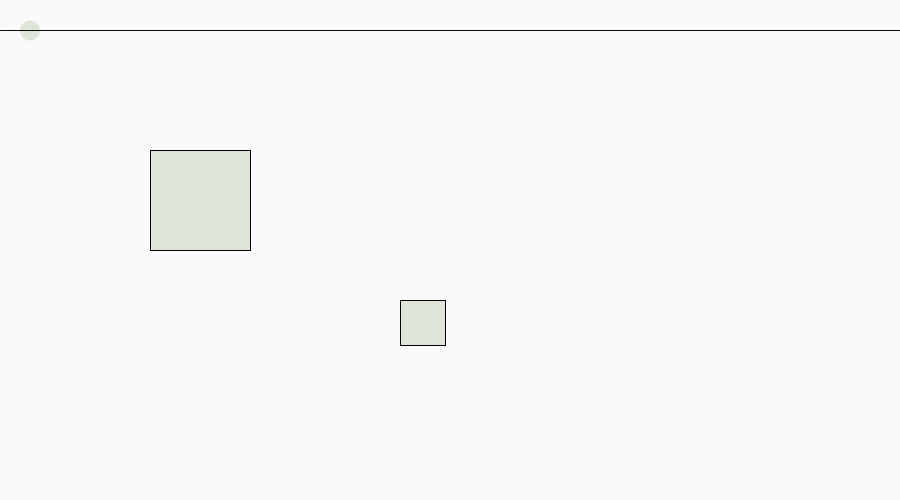
Frame 1 (no input)
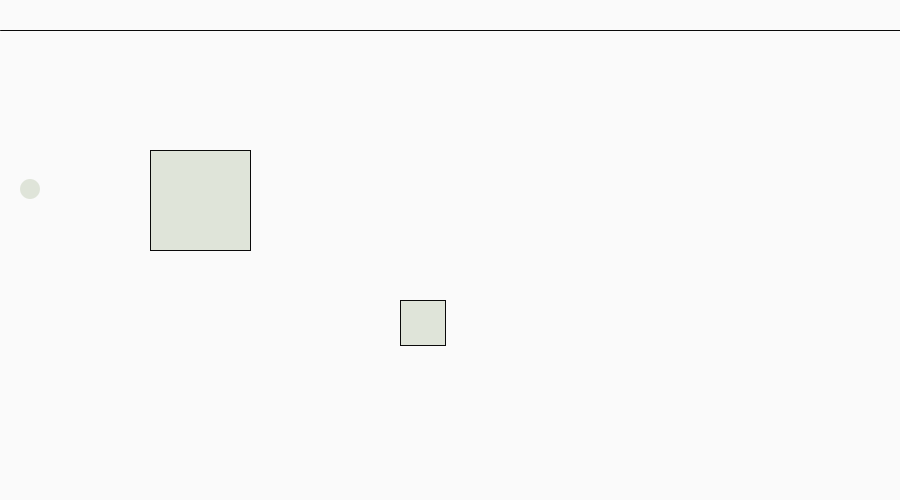
Frame 60 (the mouse pressed at the canvas centre just before this capture)
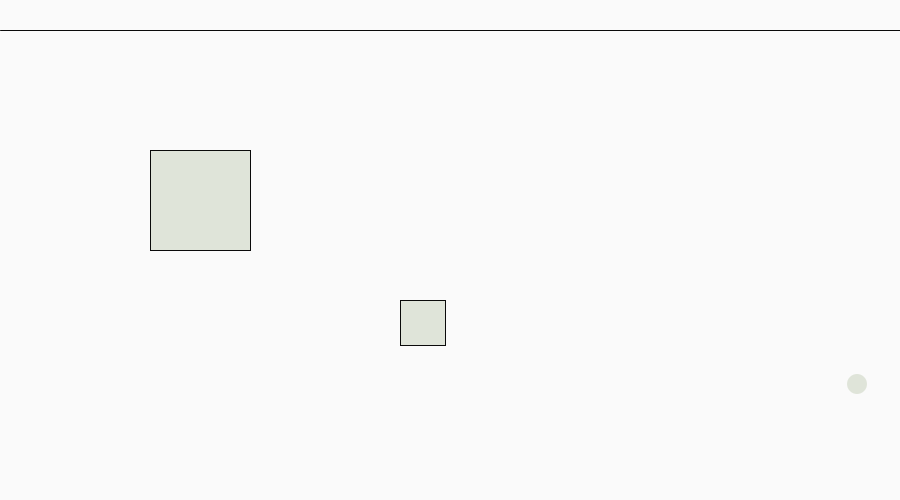
Frame 120 (the mouse held since frame 60 and released just before this capture)

The Processing sketch that drew these frames (run headless with seeded random() and noise(); from frame 60 on, the mouse is pressed at the canvas centre):

// Processing sketch: sketch_2_ApplyingFriction
// ── sketch_2_ApplyingFriction.pde
//Working with the forces of gravity and wind
//The user can press the mouse button to activate the wind force
//Else, gravity will just make the ball bounce

Ball b;
PVector wind;
PVector gravity;
FrictionCubes fr1; 
FrictionCubes fr2;

void setup(){
  size(900,500);
  background(250);
  b = new Ball(.2);
  fr1 = new FrictionCubes(150,150,100);
  fr2 = new FrictionCubes(400,300,45);
}

void draw(){
  
  background(250);
  
  
  gravity = new PVector(0,0.1);
  wind = new PVector(0.1,0);
  
  
  
  
  fr1.display();
  fr2.display();
  
  
  b.applyForce(gravity);
  b.update();
  b.display();
  b.checkEdges();
  
  //mousePressed can be a function or variable
  //Used the boolean variable this time because it was easier
  //This applies the wind forces only if their mouse is pressed
  if (mousePressed == true){
    b.applyForce(wind);
  }
  
  if (fr1.isInCube(b)){
      PVector friction = fr1.getFriction(b);
      b.applyForce(friction);
    }
 
  
  stroke(10);
  line(0,30,width,30);
}

// ── Ball.pde
class Ball {
  PVector location;
  PVector accel;
  PVector velocity;
  float mass;
  float left;
  float right;
  float top;
  float bot;
  int radius;
  int diameter;
  color c;
  
  
  //Initialize a new ball with user inputed mass
  Ball (float mass){
    velocity = new PVector (0,0);
    diameter = 20;
    radius = diameter/2;
    c = color(random(250),random(250),random(250),30);
    fill(c);
    left = diameter;
    right = width-diameter;
    top = diameter;
    bot = height - diameter;
    accel = new PVector (0,0);
    location = new PVector (30,30);
    this.mass = mass;
  }
  
  void applyForce (PVector force){
    //So we're applying the force here
    //We want to non destrucvively calculate the accel
    //So we use a static call and store force/mass in a new
    //variable called f
    PVector f = PVector.div(force,mass);
    this.accel.add(f); 
  }
  
  void update(){
    //Motion 101
    velocity.add(accel);
    location.add(velocity);
    
    //0 out the accel every run so if you actually remove any forces,
    //It won't continue to be added
    //Velocity still is added so that's all that matter
    accel.mult(0);
  }
  
  PVector getVelocity (){
    return this.velocity;
  }
  
  void display(){
    noStroke();
    ellipse(location.x,location.y,diameter,diameter);
  }
  
  void checkEdges(){
      if(location.x - radius < left){
        velocity.x *=-1;
        //location.x = left + radius;
        //velocity.x = abs(velocity.x);
      }
      else if (location.x + radius > right){
        velocity.x *=-1;
        //location.x = right - radius;
        //velocity.x = - abs(velocity.x);
      }
      
      if(location.y - radius < top){
        velocity.y *=-1;
        //location.y = top+radius;
        //velocity.y = abs(velocity.y);

      }
      else if (location.y + radius > bot) {
        velocity.y *= -1;
       // location.y = bot - radius;
        //velocity.y = - abs(velocity.y);
    }
  }
}

// ── FrictionCubes.pde
class FrictionCubes{
  
  float coeff = .005;
  PVector friction;
  int x,y,size;
  Ball b;
  
  FrictionCubes (int x1, int y2, int size){
    this.x = x1;
    this.y = y2;
    this.size = size;
    fill(random(250),random(250),random(250),50);
  }
  
   boolean isInCube (Ball b){
     if ( b.location.x > this.x && b.location.x < this.x+size && 
          b.location.y > this.y && b.location.y < this.y+size){
       return true;
     }
     else {
       return false;
     }
   }
     
   void display(){
     rect(x,y,size,size);
   }
   
   PVector getFriction (Ball b){
     friction = b.velocity;
     friction.mult(-1);
     friction.normalize();
     friction.mult(coeff);
     return friction;
 }
}
